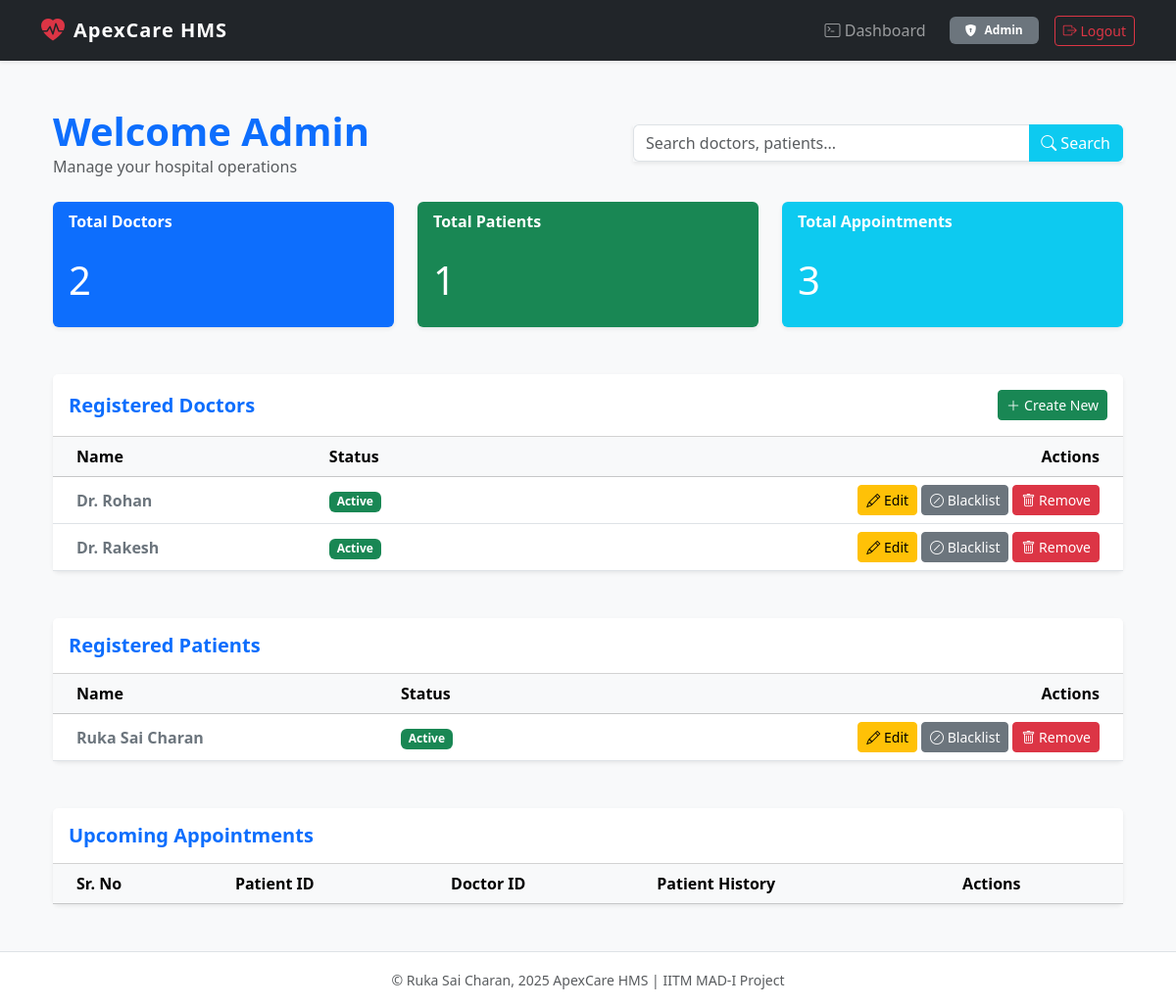
The app's page /admin/dashboard (signed in), older data.
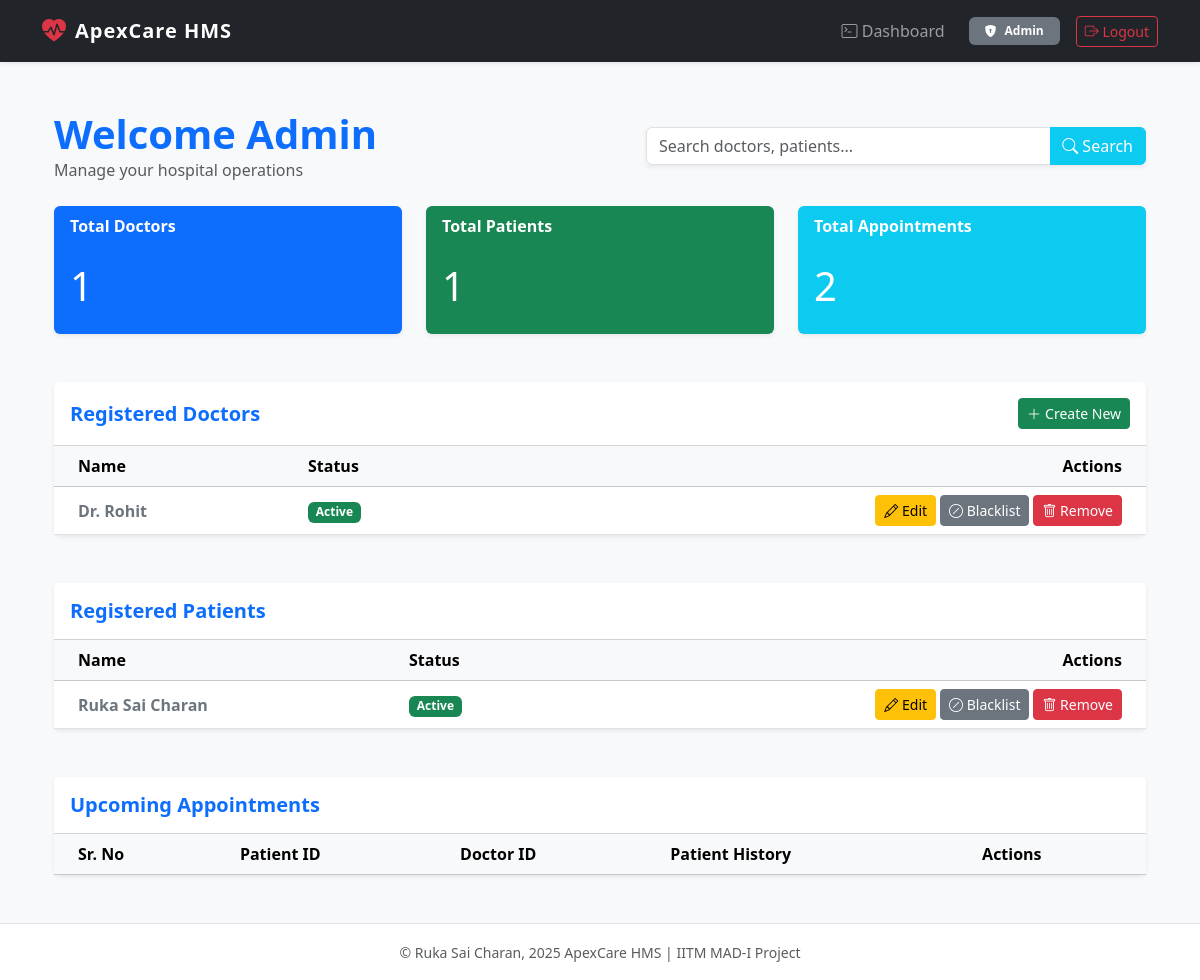
The same page, newer data.
### models.py (models this page shows)
class Doctor(db.Model):
    id = db.Column(db.Integer, primary_key=True)
    user_id = db.Column(db.Integer, db.ForeignKey('user.id'), nullable=False)
    department_id = db.Column(db.Integer, db.ForeignKey('department.id'), nullable=False)
    name = db.Column(db.String(100), nullable=False)
    dob = db.Column(db.DateTime, nullable=False)
    experience = db.Column(db.Integer, nullable=False)
    specialization = db.Column(db.String(100), nullable=False)
    qualifications = db.Column(db.String(100), nullable=True)
    availability = db.Column(db.String(200), default='{}')

class User(db.Model):
    id = db.Column(db.Integer, primary_key=True)
    username = db.Column(db.String(150), unique=True, nullable=False)
    password = db.Column(db.String(150), nullable=False)
    role = db.Column(db.String(50), nullable=False) # 'admin', 'doctor', 'patient'
    status = db.Column(db.String(50), nullable=False, default='active') # active, blacklisted

class Patient(db.Model):
    id = db.Column(db.Integer, primary_key=True)
    user_id = db.Column(db.Integer, db.ForeignKey('user.id'), nullable=False)
    name = db.Column(db.String(100), nullable=False)
    contact = db.Column(db.String(100))

### app.py (the view)
@app.route('/admin/dashboard')
def admin_dashboard():
    if 'user_id' not in session:
        flash('Please log in to access this page.')
        return redirect(url_for('login'))
    if session.get('role') != 'admin':
        flash('You do not have permission to access this page.')
        return redirect(url_for('dashboard'))
    doctor_count = Doctor.query.count()
    patient_count = Patient.query.count()
    appointment_count = Appointment.query.count()
    doctors = db.session.query(Doctor, User).join(User, Doctor.user_id == User.id).all()
    patients = db.session.query(Patient, User).join(User, Patient.user_id == User.id).all()
    appointments = Appointment.query.filter_by(status="Booked").all()
    departments = Department.query.all()
    form = AddDoctorForm()
    form.department.choices = [(d.id, d.name) for d in departments]
    return render_template(
        'admin_dashboard.html',
        doctor_count=doctor_count,
        patient_count=patient_count,
        appointment_count=appointment_count,
        doctors=doctors, # (Doctor, User)
        patients=patients, # (Patient, User)
        appointments=appointments,
        form=form  # pass the form to the template
    )

### forms.py (shortened to what this page needs)
class AddDoctorForm(FlaskForm):
    name = StringField('Full Name', validators=[DataRequired(), Length(min=2, max=100)])
    dob = DateField('Date of Birth', format='%Y-%m-%d', validators=[DataRequired()])
    specialization = StringField('Specialization', validators=[DataRequired(), Length(min=4, max=150)])
    experience =  IntegerField('Experience', validators=[DataRequired(), NumberRange(min=0)])
    department = SelectField('Department', coerce=int, validators=[DataRequired()])
    qualifications = StringField('Qualifications', validators=[DataRequired(), Length(min=4, max=150)])
    submit = SubmitField('Add Doctor')

### templates/admin_dashboard.html (shortened to what this page needs)
{% extends "base.html" %}
{% block content %}
<div class="container-fluid py-4">
    <div class="d-flex flex-column flex-md-row justify-content-between align-items-center mb-4 gap-3">
        <div>
            <h1 class="fw-bold text-primary mb-0">Welcome Admin</h1>
            <p class="text-muted mb-0">Manage your hospital operations</p>
        </div>
        <div class="w-100 w-md-50" style="max-width: 500px;">
            <form method="GET" action="{{ url_for('admin_search') }}">
                <div class="input-group shadow-sm">
                    <input type="text" class="form-control border-end-0" placeholder="Search doctors, patients..." name="query" required>
                    <button class="btn btn-info text-white border-start-0" type="submit">
                        <i class="bi bi-search"></i> Search
                    </button>
                </div>
            </form>
        </div>
    </div>
    <div class="row row-cols-1 row-cols-md-3 g-4 mb-5">
        <div class="col">
            <div class="card text-white bg-primary shadow-sm h-100 border-0">
                <div class="card-header bg-transparent border-0 fw-bold">Total Doctors</div>
                <div class="card-body">
                    <h2 class="card-title display-6">{{ doctor_count }}</h2>
                </div>
            </div>
        </div>
        <div class="col">
            <div class="card text-white bg-success shadow-sm h-100 border-0">
                <div class="card-header bg-transparent border-0 fw-bold">Total Patients</div>
                <div class="card-body">
                    <h2 class="card-title display-6">{{ patient_count }}</h2>
                </div>
            </div>
        </div>
        <div class="col">
            <div class="card text-white bg-info shadow-sm h-100 border-0">
                <div class="card-header bg-transparent border-0 fw-bold">Total Appointments</div>
                <div class="card-body">
                    <h2 class="card-title display-6">{{ appointment_count }}</h2>
                </div>
            </div>
        </div>
    </div>
    <div class="card shadow-sm border-0 mb-5">
        <div class="card-header bg-white py-3 d-flex justify-content-between align-items-center">
            <h5 class="mb-0 text-primary fw-bold">Registered Doctors</h5>
            <form action="{{ url_for('add_doctor') }}">
                <button class="btn btn-success btn-sm d-flex align-items-center" type="submit">
                    <i class="bi bi-plus-lg me-1"></i> Create New
                </button>
            </form>
        </div>
        <div class="card-body p-0">
            <div class="table-responsive">
                <table class="table table-hover align-middle mb-0">
                    <thead class="table-light">
                        <tr>
                            <th class="ps-4">Name</th>
                            <th>Status</th>
                            <th class="text-end pe-4">Actions</th>
                        </tr>
                    </thead>
                    <tbody>
                        {% for doctor, user in doctors %}
                        <tr>
                            <td class="ps-4 fw-bold text-secondary">Dr. {{ doctor.name }}</td>
                            <td>
                                <span class="badge {{ 'bg-success' if user.status == 'active' else 'bg-danger' }}">
                                    {{ user.status|capitalize }}
                                </span>
                            </td>
                            <td class="text-end pe-4">
                                <div class="d-flex justify-content-end gap-1 flex-wrap">
                                    <a href="{{ url_for('edit_doctor', doctor_id=doctor.id) }}" class="btn btn-warning btn-sm">
                                        <i class="bi bi-pencil"></i> Edit
                                    </a>
                                    {% if user.status == 'active' %}
                                        <a href="{{ url_for('toggle_blacklist', user_id=user.id) }}" class="btn btn-secondary btn-sm">
                                            <i class="bi bi-slash-circle"></i> Blacklist
                                        </a>
                                    {% else %}
                                        <a href="{{ url_for('toggle_blacklist', user_id=user.id) }}" class="btn btn-success btn-sm">
                                            <i class="bi bi-check-circle"></i> Activate
                                        </a>
                                    {% endif %}
                                    <a href="{{ url_for('remove_user', user_id=user.id) }}"
                                       class="btn btn-danger btn-sm"
                                       onclick="return confirm('Are you sure you want to PERMANENTLY remove this user? This cannot be undone.')">
                                       <i class="bi bi-trash"></i> Remove
                                    </a>
                                </div>
                            </td>
                        </tr>
                        {% endfor %}
                    </tbody>
                </table>
            </div>
        </div>
    </div>
    <div class="card shadow-sm border-0 mb-5">
        <div class="card-header bg-white py-3">
            <h5 class="mb-0 text-primary fw-bold">Registered Patients</h5>
        </div>
        <div class="card-body p-0">
            <div class="table-responsive">
                <table class="table table-hover align-middle mb-0">
                    <thead class="table-light">
                        <tr>
                            <th class="ps-4">Name</th>
                            <th>Status</th>
                            <th class="text-end pe-4">Actions</th>
                        </tr>
                    </thead>
                    <tbody>
                        {% for patient, user in patients %}
                        <tr>
                            <td class="ps-4 fw-bold text-secondary">{{ patient.name }}</td>
                            <td>
                                <span class="badge {{ 'bg-success' if user.status == 'active' else 'bg-danger' }}">
                                    {{ user.status|capitalize }}
                                </span>
                            </td>
                            <td class="text-end pe-4">
                                <div class="d-flex justify-content-end gap-1 flex-wrap">
                                    <a href="{{ url_for('edit_patient', patient_id=patient.id) }}" class="btn btn-warning btn-sm">
                                        <i class="bi bi-pencil"></i> Edit
                                    </a>
                                    {% if user.status == 'active' %}
                                        <a href="{{ url_for('toggle_blacklist', user_id=user.id) }}" class="btn btn-secondary btn-sm">
                                            <i class="bi bi-slash-circle"></i> Blacklist
                                        </a>
                                    {% else %}
                                        <a href="{{ url_for('toggle_blacklist', user_id=user.id) }}" class="btn btn-success btn-sm">
                                            <i class="bi bi-check-circle"></i> Activate
                                        </a>
                                    {% endif %}
                                    <a href="{{ url_for('remove_user', user_id=user.id) }}"
                                       class="btn btn-danger btn-sm"
                                       onclick="return confirm('Are you sure you want to PERMANENTLY remove this user? This cannot be undone.')">
                                       <i class="bi bi-trash"></i> Remove
                                    </a>
                                </div>
                            </td>
                        </tr>
                        {% endfor %}
                    </tbody>
                </table>
            </div>
        </div>
    </div>
    <div class="card shadow-sm border-0 mb-4">
        <div class="card-header bg-white py-3">
            <h5 class="mb-0 text-primary fw-bold">Upcoming Appointments</h5>
        </div>
        <div class="card-body p-0">
            <div class="table-responsive">
                <table class="table table-hover align-middle mb-0">
                    <thead class="table-light">
                        <tr>
                            <th class="ps-4">Sr. No</th>
                            <th>Patient ID</th>
                            <th>Doctor ID</th>
                            <th>Patient History</th>
                            <th>Actions</th>
                        </tr>
                    </thead>
                </table>
            </div>
        </div>
    </div>
</div>
{% endblock %}

### templates/base.html (shortened to what this page needs)
<!doctype html>
<html lang="en">
  <head>
    <link href="https://cdn.jsdelivr.net/npm/bootstrap@5.3.3/dist/css/bootstrap.min.css" rel="stylesheet">
    <link rel="stylesheet" href="https://cdn.jsdelivr.net/npm/bootstrap-icons@1.11.3/font/bootstrap-icons.min.css">
  </head>
  <body class="bg-light">
    <nav class="navbar navbar-expand-lg navbar-dark bg-dark shadow-sm sticky-top">
      <div class="container">
        <a class="navbar-brand d-flex align-items-center" href="{{ url_for('index') }}">
            <i class="bi bi-heart-pulse-fill text-danger me-2" style="font-size: 1.5rem;"></i>
            ApexCare HMS
        </a>
        <div class="collapse navbar-collapse" id="navbarNav">
          <ul class="navbar-nav ms-auto align-items-center">
            {% if session.user_id %}
                <li class="nav-item">
                    <a class="nav-link" href="{{ url_for('dashboard') }}">
                        <i class="bi bi-terminal"></i> Dashboard
                    </a>
                </li>
                <li class="nav-item d-flex align-items-center text-light mx-3">
                    <span class="badge bg-secondary d-flex align-items-center px-3 py-2">
                        {% if session.role == 'admin' %}
                            <i class="bi bi-shield-lock-fill me-2"></i>
                        {% elif session.role == 'doctor' %}
                            <i class="bi bi-person-badge-fill me-2"></i>
                        {% elif session.role == 'patient' %}
                            <i class="bi bi-person-circle me-2"></i>
                        {% endif %}
                        {{ session.role|capitalize }}
                    </span>
                </li>
                <li class="nav-item">
                    <a class="btn btn-outline-danger btn-sm" href="{{ url_for('logout') }}">
                        <i class="bi bi-box-arrow-right"></i> Logout
                    </a>
                </li>
            {% endif %}
          </ul>
        </div>
      </div>
    </nav>
    <div class="container mt-4" style="min-height: 80vh;">
      {% block content %}{% endblock %}
    </div>
    <footer class="footer mt-auto py-3 bg-white text-center text-muted border-top">
        <div class="container">
            <span class="small">© Ruka Sai Charan, 2025 ApexCare HMS | IITM MAD-I Project</span>
        </div>
    </footer>
  </body>
</html>

### templates/base.html (style rules this page uses)
.navbar-brand { font-weight: bold; letter-spacing: 1px; }
.nav-link { margin-left: 10px; }

Row changes from the older to the newer data that the page shows:
removed Doctor: name "Rakesh", status "Active"
changed Doctor "Active": name "Rohan" → "Rohit"
Text that changed along with them:
{{ doctor_count }}: "2" → "1"
{{ appointment_count }}: "3" → "2"
